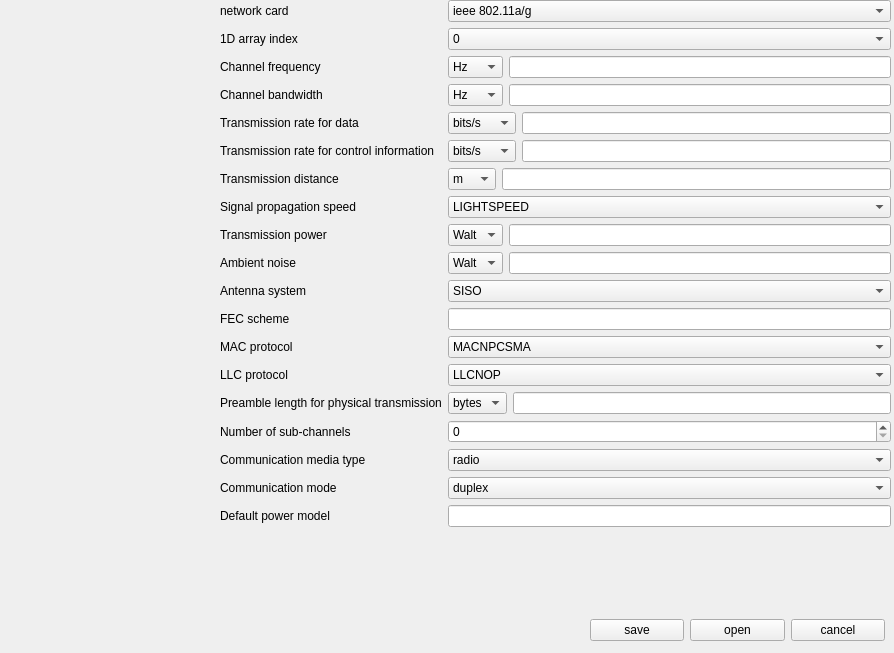
<?xml version="1.0" encoding="UTF-8"?>
<ui version="4.0">
 <class>Form</class>
 <widget class="QWidget" name="Form">
  <property name="geometry">
   <rect>
    <x>0</x>
    <y>0</y>
    <width>894</width>
    <height>653</height>
   </rect>
  </property>
  <property name="windowTitle">
   <string>Form</string>
  </property>
  <widget class="QWidget" name="formLayoutWidget">
   <property name="geometry">
    <rect>
     <x>220</x>
     <y>0</y>
     <width>671</width>
     <height>611</height>
    </rect>
   </property>
   <layout class="QFormLayout" name="netword_card_formLayout">
    <item row="0" column="0">
     <widget class="QLabel" name="network_card_label">
      <property name="text">
       <string>network card</string>
      </property>
     </widget>
    </item>
    <item row="0" column="1">
     <widget class="QComboBox" name="network_card_comboBox">
      <item>
       <property name="text">
        <string>ieee 802.11a/g</string>
       </property>
      </item>
      <item>
       <property name="text">
        <string>ieee 802.11b</string>
       </property>
      </item>
      <item>
       <property name="text">
        <string>ieee 802.11n</string>
       </property>
      </item>
      <item>
       <property name="text">
        <string>802.15.4(zigbee)</string>
       </property>
      </item>
      <item>
       <property name="text">
        <string>802.16</string>
       </property>
      </item>
     </widget>
    </item>
    <item row="1" column="0">
     <widget class="QLabel" name="ArrIndi_label">
      <property name="text">
       <string>1D array index</string>
      </property>
     </widget>
    </item>
    <item row="1" column="1">
     <widget class="QComboBox" name="ArrIndi_comboBox">
      <item>
       <property name="text">
        <string>0</string>
       </property>
      </item>
      <item>
       <property name="text">
        <string>1</string>
       </property>
      </item>
      <item>
       <property name="text">
        <string>2</string>
       </property>
      </item>
      <item>
       <property name="text">
        <string>3</string>
       </property>
      </item>
      <item>
       <property name="text">
        <string>4</string>
       </property>
      </item>
     </widget>
    </item>
    <item row="2" column="0">
     <widget class="QLabel" name="freq_label">
      <property name="text">
       <string>Channel frequency</string>
      </property>
     </widget>
    </item>
    <item row="2" column="1">
     <layout class="QHBoxLayout" name="freq_horizontalLayout">
      <item>
       <widget class="QComboBox" name="freq_comboBox">
        <item>
         <property name="text">
          <string>Hz</string>
         </property>
        </item>
        <item>
         <property name="text">
          <string>MHz</string>
         </property>
        </item>
        <item>
         <property name="text">
          <string>GHz</string>
         </property>
        </item>
       </widget>
      </item>
      <item>
       <widget class="QLineEdit" name="freq_lineEdit"/>
      </item>
     </layout>
    </item>
    <item row="3" column="0">
     <widget class="QLabel" name="band_label">
      <property name="text">
       <string>Channel bandwidth</string>
      </property>
     </widget>
    </item>
    <item row="3" column="1">
     <layout class="QHBoxLayout" name="band_horizontalLayout">
      <item>
       <widget class="QComboBox" name="band_comboBox">
        <item>
         <property name="text">
          <string>Hz</string>
         </property>
        </item>
        <item>
         <property name="text">
          <string>MHz</string>
         </property>
        </item>
        <item>
         <property name="text">
          <string>GHz</string>
         </property>
        </item>
       </widget>
      </item>
      <item>
       <widget class="QLineEdit" name="band_lineEdit"/>
      </item>
     </layout>
    </item>
    <item row="4" column="0">
     <widget class="QLabel" name="dtxr_label">
      <property name="text">
       <string>Transmission rate for data</string>
      </property>
     </widget>
    </item>
    <item row="4" column="1">
     <layout class="QHBoxLayout" name="dtxr_horizontalLayout">
      <item>
       <widget class="QComboBox" name="dtxr_comboBox">
        <item>
         <property name="text">
          <string>bits/s</string>
         </property>
        </item>
        <item>
         <property name="text">
          <string>Mbits/s</string>
         </property>
        </item>
        <item>
         <property name="text">
          <string>Gbits/s</string>
         </property>
        </item>
       </widget>
      </item>
      <item>
       <widget class="QLineEdit" name="dtxr_lineEdit"/>
      </item>
     </layout>
    </item>
    <item row="5" column="0">
     <widget class="QLabel" name="ctxr_label">
      <property name="text">
       <string>Transmission rate for control information</string>
      </property>
     </widget>
    </item>
    <item row="5" column="1">
     <layout class="QHBoxLayout" name="ctxr_horizontalLayout">
      <item>
       <widget class="QComboBox" name="ctxr_comboBox">
        <item>
         <property name="text">
          <string>bits/s</string>
         </property>
        </item>
        <item>
         <property name="text">
          <string>Mbits/s</string>
         </property>
        </item>
        <item>
         <property name="text">
          <string>Gbits/s</string>
         </property>
        </item>
       </widget>
      </item>
      <item>
       <widget class="QLineEdit" name="ctxr_lineEdit"/>
      </item>
     </layout>
    </item>
    <item row="6" column="0">
     <widget class="QLabel" name="txds_label">
      <property name="text">
       <string>Transmission distance</string>
      </property>
     </widget>
    </item>
    <item row="6" column="1">
     <layout class="QHBoxLayout" name="txds_horizontalLayout">
      <item>
       <widget class="QComboBox" name="txds_comboBox">
        <item>
         <property name="text">
          <string>m</string>
         </property>
        </item>
        <item>
         <property name="text">
          <string>Km</string>
         </property>
        </item>
       </widget>
      </item>
      <item>
       <widget class="QLineEdit" name="txds_lineEdit"/>
      </item>
     </layout>
    </item>
    <item row="7" column="0">
     <widget class="QLabel" name="sps_label">
      <property name="text">
       <string>Signal propagation speed</string>
      </property>
     </widget>
    </item>
    <item row="8" column="0">
     <widget class="QLabel" name="txpw_label">
      <property name="text">
       <string>Transmission power</string>
      </property>
     </widget>
    </item>
    <item row="8" column="1">
     <layout class="QHBoxLayout" name="txpw_horizontalLayout">
      <item>
       <widget class="QComboBox" name="txpw_comboBox">
        <item>
         <property name="text">
          <string>Walt</string>
         </property>
        </item>
       </widget>
      </item>
      <item>
       <widget class="QLineEdit" name="txpw_lineEdit"/>
      </item>
     </layout>
    </item>
    <item row="9" column="0">
     <widget class="QLabel" name="noise_label">
      <property name="text">
       <string>Ambient noise</string>
      </property>
     </widget>
    </item>
    <item row="9" column="1">
     <layout class="QHBoxLayout" name="noise_horizontalLayout">
      <item>
       <widget class="QComboBox" name="noise_comboBox">
        <item>
         <property name="text">
          <string>Walt</string>
         </property>
        </item>
       </widget>
      </item>
      <item>
       <widget class="QLineEdit" name="noise_lineEdit"/>
      </item>
     </layout>
    </item>
    <item row="10" column="0">
     <widget class="QLabel" name="antid_label">
      <property name="text">
       <string>Antenna system</string>
      </property>
     </widget>
    </item>
    <item row="10" column="1">
     <layout class="QHBoxLayout" name="antid_horizontalLayout">
      <item>
       <widget class="QComboBox" name="antid_comboBox">
        <item>
         <property name="text">
          <string>SISO</string>
         </property>
        </item>
        <item>
         <property name="text">
          <string>MIMO</string>
         </property>
        </item>
        <item>
         <property name="text">
          <string>directional</string>
         </property>
        </item>
        <item>
         <property name="text">
          <string>omni</string>
         </property>
        </item>
       </widget>
      </item>
     </layout>
    </item>
    <item row="11" column="0">
     <widget class="QLabel" name="fecid_label">
      <property name="text">
       <string>FEC scheme</string>
      </property>
     </widget>
    </item>
    <item row="11" column="1">
     <widget class="QLineEdit" name="fecid_lineEdit"/>
    </item>
    <item row="12" column="0">
     <widget class="QLabel" name="macid_label">
      <property name="text">
       <string>MAC protocol</string>
      </property>
     </widget>
    </item>
    <item row="12" column="1">
     <widget class="QComboBox" name="macid_comboBox">
      <item>
       <property name="text">
        <string>MACNPCSMA</string>
       </property>
      </item>
     </widget>
    </item>
    <item row="13" column="0">
     <widget class="QLabel" name="llcid_label">
      <property name="text">
       <string>LLC protocol</string>
      </property>
     </widget>
    </item>
    <item row="13" column="1">
     <widget class="QComboBox" name="llcidcomboBox">
      <item>
       <property name="text">
        <string>LLCNOP</string>
       </property>
      </item>
     </widget>
    </item>
    <item row="14" column="0">
     <widget class="QLabel" name="prlen_label">
      <property name="text">
       <string>Preamble length for physical transmission</string>
      </property>
     </widget>
    </item>
    <item row="14" column="1">
     <layout class="QHBoxLayout" name="prlen_horizontalLayout">
      <item>
       <widget class="QComboBox" name="prlen_comboBox">
        <item>
         <property name="text">
          <string>bytes</string>
         </property>
        </item>
       </widget>
      </item>
      <item>
       <widget class="QLineEdit" name="prlen_lineEdit"/>
      </item>
     </layout>
    </item>
    <item row="15" column="0">
     <widget class="QLabel" name="nscha_label">
      <property name="text">
       <string>Number of sub-channels</string>
      </property>
     </widget>
    </item>
    <item row="15" column="1">
     <widget class="QSpinBox" name="nscha_spinBox"/>
    </item>
    <item row="16" column="0">
     <widget class="QLabel" name="mtype_label">
      <property name="text">
       <string>Communication media type</string>
      </property>
     </widget>
    </item>
    <item row="16" column="1">
     <widget class="QComboBox" name="mtype_comboBox">
      <item>
       <property name="text">
        <string>radio</string>
       </property>
      </item>
      <item>
       <property name="text">
        <string>laser</string>
       </property>
      </item>
      <item>
       <property name="text">
        <string>acoustic</string>
       </property>
      </item>
      <item>
       <property name="text">
        <string>fiber</string>
       </property>
      </item>
     </widget>
    </item>
    <item row="17" column="0">
     <widget class="QLabel" name="cmode_label">
      <property name="text">
       <string>Communication mode</string>
      </property>
     </widget>
    </item>
    <item row="17" column="1">
     <widget class="QComboBox" name="cmode_comboBox">
      <item>
       <property name="text">
        <string>duplex</string>
       </property>
      </item>
      <item>
       <property name="text">
        <string>simplex</string>
       </property>
      </item>
     </widget>
    </item>
    <item row="18" column="0">
     <widget class="QLabel" name="powermod_label">
      <property name="text">
       <string>Default power model</string>
      </property>
     </widget>
    </item>
    <item row="18" column="1">
     <widget class="QLineEdit" name="powermod_lineEdit"/>
    </item>
    <item row="7" column="1">
     <widget class="QComboBox" name="sps_comboBox">
      <item>
       <property name="text">
        <string>LIGHTSPEED</string>
       </property>
      </item>
     </widget>
    </item>
   </layout>
  </widget>
  <widget class="QWidget" name="horizontalLayoutWidget">
   <property name="geometry">
    <rect>
     <x>590</x>
     <y>610</y>
     <width>295</width>
     <height>41</height>
    </rect>
   </property>
   <layout class="QHBoxLayout" name="horizontalLayout">
    <item>
     <widget class="QPushButton" name="save_button">
      <property name="text">
       <string>save</string>
      </property>
     </widget>
    </item>
    <item>
     <widget class="QPushButton" name="open_button">
      <property name="text">
       <string>open</string>
      </property>
     </widget>
    </item>
    <item>
     <widget class="QPushButton" name="cancel_button">
      <property name="text">
       <string>cancel</string>
      </property>
     </widget>
    </item>
   </layout>
  </widget>
 </widget>
 <resources/>
 <connections/>
</ui>
